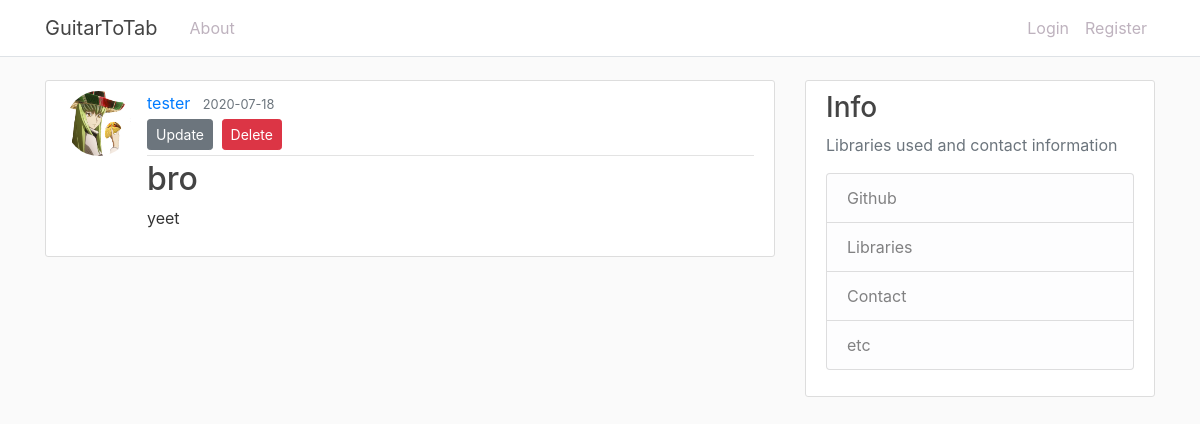
Screenshot of /tab/6 with the database file from the repository.
### guitartotab/models.py (models this page shows, shortened)
class User(db.Model, UserMixin):
    id = db.Column(db.Integer, primary_key=True)
    username = db.Column(db.String(20), unique=True, nullable=False)
    email = db.Column(db.String(120), unique=True, nullable=False)
    image_file = db.Column(db.String(20), nullable=False, default='default.jpg')
    password = db.Column(db.String(60), nullable=False)
    tabs = db.relationship('Tab', backref='author', lazy=True)

class Tab(db.Model):
    id = db.Column(db.Integer, primary_key=True)
    title = db.Column(db.String(100), nullable=False)
    date_posted = db.Column(db.DateTime, nullable=False, default=datetime.utcnow)
    content = db.Column(db.Text, nullable=False)
    user_id = db.Column(db.Integer, db.ForeignKey('user.id'), nullable=False)

### guitartotab/tabs/routes.py (the view)
@tabs.route('/tab/<int:tab_id>')
def tab(tab_id):
    tab = Tab.query.get_or_404(tab_id)
    return render_template('tab.html', title=tab.title, tab=tab)

### guitartotab/templates/tab.html (shortened to what this page needs)
{% extends "base.html" %}
{% block content %}
    <article class="media content-section">
      <img class="rounded-circle article-img" src="{{ url_for('static', filename='profile_pics/' + tab.author.image_file) }}">          <div class="media-body">
        <div class="article-metadata">
          <a class="mr-2" href="#">{{ tab.author.username }}</a>
          <small class="text-muted">{{ tab.date_posted.strftime('%Y-%m-%d') }}</small>
          <div>
            <a class="btn btn-secondary btn-sm mt-1 mb-1" href="{{ url_for('tabs.update_tab', tab_id=tab.id) }}">Update</a>
            <button type="button" class="btn btn-danger btn-sm m-1" data-toggle="modal" data-target="#deleteModal">Delete</button>
          </div>
        </div>
        <h2 class="article.title">{{ tab.title }}</h2>
        <p class="article-content">{{ tab.content }}</p>
      </div>
    </article>
{% endblock content %}

### guitartotab/static/main.css (style rules this page uses)
body { background: #fafafa; color: #333333; margin-top: 5rem; font-family: -apple-system, BlinkMacSystemFont, 'Segoe UI', Roboto, Oxygen, Ubuntu, Cantarell, 'Open Sans', 'Helvetica Neue', sans-serif; }
h1, h2, h3, h4, h5, h6 { color: #444444; }
.content-section { background: #ffffff; padding: 10px 20px; border: 1px solid #dddddd; border-radius: 3px; margin-bottom: 20px; }
.article-content { white-space: pre-line; }
.article-img { height: 65px; width: 65px; margin-right: 16px; }
.article-metadata { padding-bottom: 1px; margin-bottom: 4px; border-bottom: 1px solid #e3e3e3 }

### rows the page displays
User: image_file (placeholder picture), author.username "tester"
Tab: date_posted "2020-07-18", title "bro", content "yeet"
